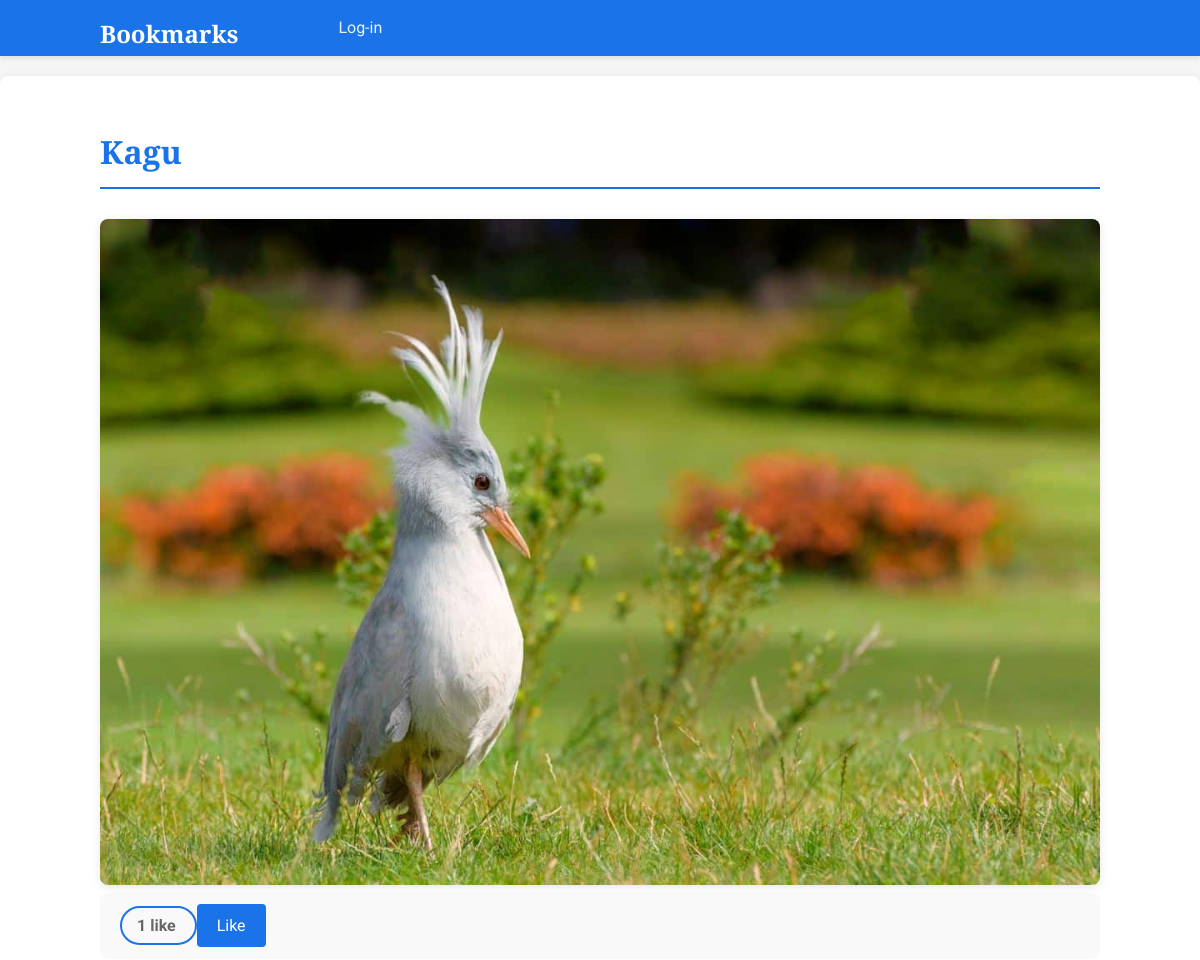
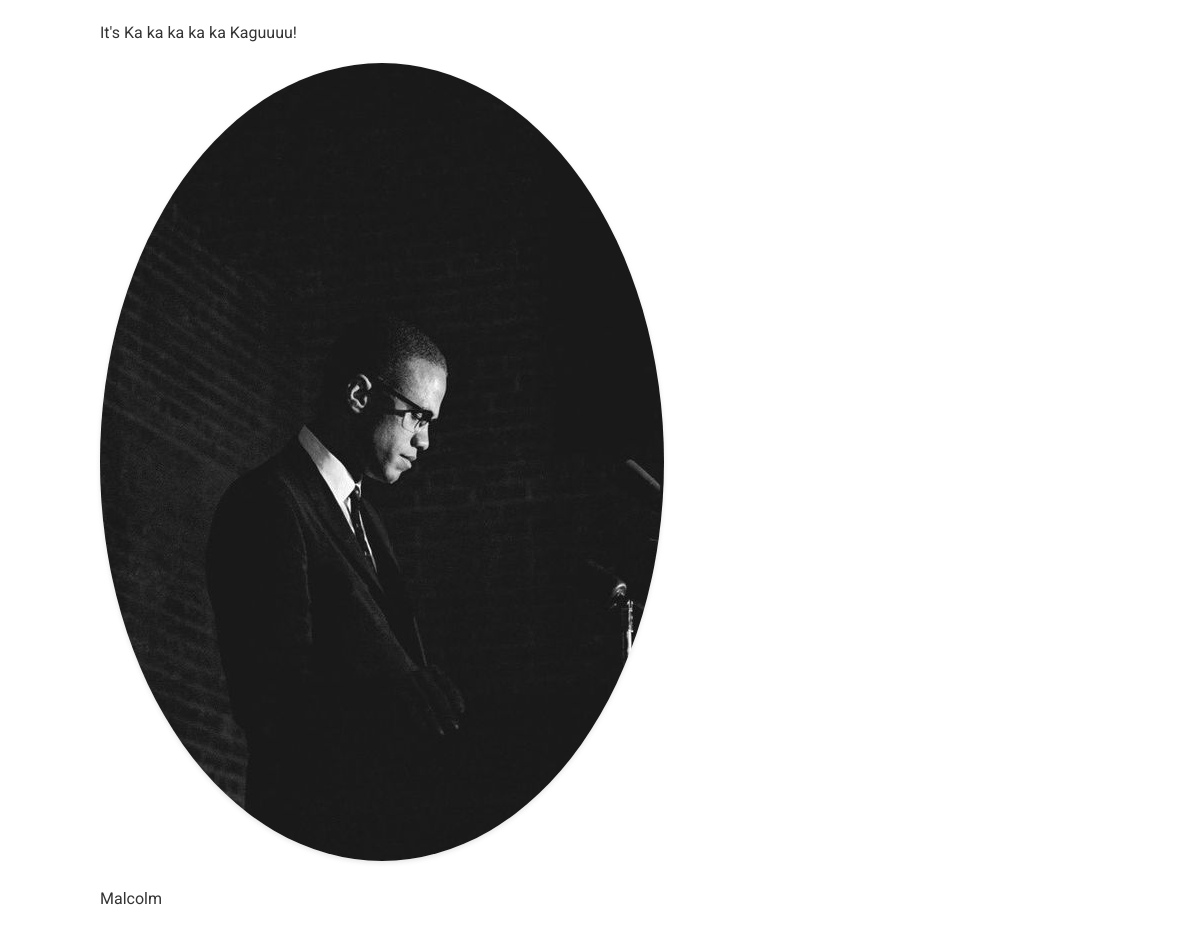
/images/detail/13/kagu/, run on the app's committed database (2 pictures, top to bottom).
### images/models.py (models this page shows, shortened)
class Image(models.Model):
    user = models.ForeignKey(settings.AUTH_USER_MODEL,
                             related_name='images_created',
                             on_delete=models.CASCADE)
    title = models.CharField(max_length=200)
    slug = models.SlugField(max_length=200, blank=True)
    url = models.URLField(max_length=2000)
    image = models.ImageField(upload_to='images/%Y/%m/%d/')
    description = models.TextField(blank=True)
    created = models.DateField(auto_now_add=True)
    total_likes = models.PositiveIntegerField(default=0)
    users_like = models.ManyToManyField(settings.AUTH_USER_MODEL,
                                        related_name='images_liked',
                                        blank=True)
    class Meta:
        indexes = [
            models.Index(fields=['-created']),
            models.Index(fields=['-total_likes']),
        ]
        ordering = ['-created']

### account/models.py (models this page shows, shortened)
class Profile(models.Model):
    user = models.OneToOneField(settings.AUTH_USER_MODEL,
                                on_delete=models.CASCADE)
    date_of_birth = models.DateField(blank=True, null=True)
    photo = models.ImageField(upload_to='users/%Y/%m/%d/',
                              blank=True)

### images/views.py (the view)
# urls.py: path('detail/<int:id>/<slug:slug>/', views.image_detail, name='detail'),
def image_detail(request, id, slug):
    image = get_object_or_404(Image, id=id, slug=slug)
    return render(request,
                  'images/image/detail.html',
                  {'section': 'images',
                   'image': image})

### images/templates/images/image/detail.html (shortened to what this page needs)
{% extends "base.html" %}
{% block content %}
    <h1>{{ image.title }}</h1>
    {% load thumbnail %}
    <a href="{{ image.image.url }}">
        <img src="{% thumbnail image.image 300x0 %}" class="image-detail">
    </a>
    {% with total_likes=image.users_like.count users_like=image.users_like.all %}
        <div class="image-info">
            <div>
                <span class="count">
                    <span class="total">{{ total_likes }}</span>
                    like
                </span>
                <a href="#" id="like-button" data-id="{{ image.id }}" data-action="{% if request.user in users_like %}un{% endif %}like" class="like button">
                    {% if request.user not in users_like %}
                        Like
                    {% else %}
                        Unlike
                    {% endif %}
                </a>
            </div>
            {{ image.description|linebreaks }}
        </div>
        <div class="image-likes">
            {% for user in users_like %}
                <div>
                    {% if user.profile.photo %}
                        <img src="{{ user.profile.photo.url }}">
                    {% endif %}
                    <p>{{ user.first_name }}</p>
                </div>
            {% empty %}
                <p class="no-likes">Nobody likes this image yet.</p>
            {% endfor %}
        </div>
    {% endwith %}
{% endblock %}

### account/static/css/base.css (style rules this page uses)
body { margin: 0; padding: 0; font-family: 'Roboto', sans-serif; background-color: #f5f5f5; color: #333; line-height: 1.6; }
p { line-height: 1.8; }
a { color: #1a73e8; text-decoration: none; transition: color 0.3s ease; }
h1, h2, h3, h4, h5, h6 { font-family: 'Playfair Display', serif; font-weight: 700; }
h1 { border-bottom: 2px solid #1a73e8; padding: 0 0 10px 0; margin: 20px 0 30px 0; color: #1a73e8; }
input[type=submit], a.button { background: #1a73e8; color: #fff; padding: 12px 20px; font-size: 16px; border: none; border-radius: 4px; cursor: pointer; transition: background-color 0.3s ease; }
.image-preview, .image-detail { max-width: 100%; height: auto; border-radius: 8px; box-shadow: 0 2px 10px rgba(0,0,0,0.1); }
.image-info div { background: #f9f9f9; padding: 20px; margin-bottom: 20px; border-radius: 8px; }
.count { color: #666; border: 2px solid #1a73e8; border-radius: 20px; padding: 8px 15px; font-weight: bold; }
#people-list img, .image-likes img, img.user-detail { border-radius: 50%; box-shadow: 0 2px 5px rgba(0,0,0,0.1); }

### data on the page
Image: title "Kagu", image (picture), description "It's Ka ka ka ka ka Kaguuuu!"

### other printed values
{{ total_likes }} "1"
{{ user.first_name }} "Malcolm"
